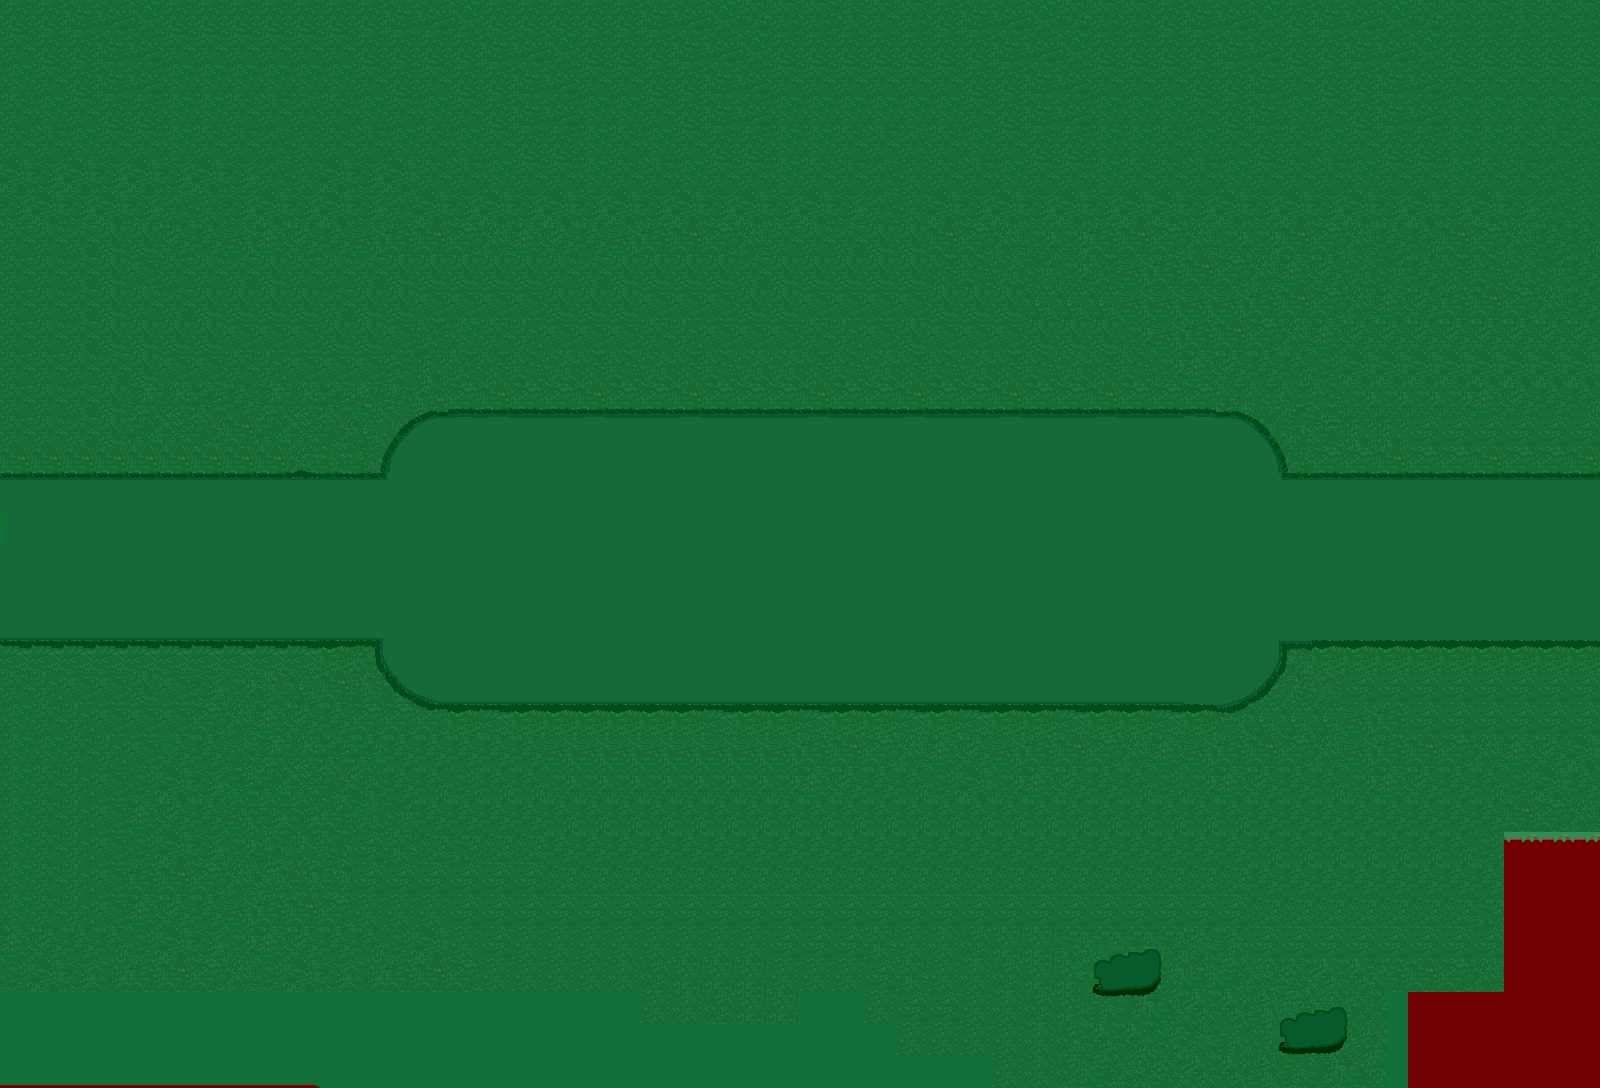

Tiled map render using the project's own tile images. Description and the map definition, with tile-layer contents summarised, below:
An orthogonal 50x34 tile map with 32x32 px tiles, 3 tile layers (Tile Layer 2, Tile Layer 1, Tile Layer 3), 10 tilesets and 31 objects (15x spobject, 2x item, level Info, trigger, character1).

<map version="1.2" tiledversion="1.2.1" orientation="orthogonal" renderorder="right-down" width="50" height="34" tilewidth="32" tileheight="32" infinite="0" nextlayerid="6" nextobjectid="48">
 <tileset firstgid="1" name="grassstage" tilewidth="32" tileheight="32" tilecount="2025" columns="45">
  <image source="grassstage.png" width="1440" height="1440" />
 </tileset>
 <tileset firstgid="2026" name="grassstage2" tilewidth="32" tileheight="32" tilecount="2500" columns="50">
  <image source="grassstage2.png" width="1600" height="1600" />
 </tileset>
 <tileset firstgid="4526" name="playerstart" tilewidth="32" tileheight="32" tilecount="1" columns="1">
  <image source="playerstart.png" width="32" height="32" />
  <tile id="0">
   <properties>
    <property name="orient" value="right" />
    <property name="playerstart" value="" />
   </properties>
  </tile>
 </tileset>
 <tileset firstgid="4527" name="grassstage3" tilewidth="32" tileheight="32" tilecount="1700" columns="50">
  <image source="grassstage3.png" width="1600" height="1088" />
 </tileset>
 <tileset firstgid="6227" source="grassstage4redux.tsx" />
 <tileset firstgid="6927" name="grassstage2a" tilewidth="32" tileheight="32" tilecount="2000" columns="50">
  <image source="grassstage2a.png" width="1600" height="1280" />
 </tileset>
 <tileset firstgid="8927" name="grassdungeon1" tilewidth="32" tileheight="32" tilecount="1700" columns="50">
  <image source="grassdungeon1.png" width="1600" height="1088" />
 </tileset>
 <tileset firstgid="10627" name="foresttreesolo" tilewidth="32" tileheight="32" tilecount="63" columns="7">
  <image source="foresttreesolo.png" width="250" height="300" />
 </tileset>
 <tileset firstgid="10690" name="grassdungeon2" tilewidth="32" tileheight="32" tilecount="1700" columns="50">
  <image source="grassdungeon2.png" width="1600" height="1088" />
 </tileset>
 <tileset firstgid="12390" name="grassdungeon5" tilewidth="32" tileheight="32" tilecount="1700" columns="50">
  <image source="grassdungeon5.png" width="1600" height="1088" />
 </tileset>
 <layer id="1" name="Tile Layer 2" width="50" height="34">
  <data>[1700 cells, 248 non-empty, 173 distinct tile ids]</data>
 </layer>
 <layer id="2" name="Tile Layer 1" width="50" height="34">
  <data>[1700 cells, 1699 non-empty, 56 distinct tile ids]</data>
 </layer>
 <layer id="3" name="Tile Layer 3" width="50" height="34">
  <data>[1700 cells, 1700 non-empty, 597 distinct tile ids]</data>
 </layer>
 <objectgroup id="4" name="Object Layer 1">
  <object id="5" x="0" y="576" width="32" height="32">
   <properties>
    <property name="orient" value="right" />
    <property name="playerstart" value="" />
    <property name="startarea" value="1" />
   </properties>
  </object>
  <object id="7" name="level Info" x="672" y="896" width="24" height="24">
   <properties>
    <property name="areaname" value="Deeper into the forest..." />
    <property name="filter" value="dim" />
    <property name="levelinfo" value="1" />
   </properties>
  </object>
  <object id="12" x="0" y="864" width="544" height="224">
   <properties>
    <property name="block" value="" />
   </properties>
  </object>
  <object id="16" x="1120" y="832" width="480" height="256">
   <properties>
    <property name="block" value="" />
   </properties>
  </object>
  <object id="17" x="-64" y="448" width="32" height="256">
   <properties>
    <property name="NewArea" value="" />
    <property name="area" value="grassdungeon2.tmx" />
    <property name="returnarea" value="2" />
   </properties>
  </object>
  <object id="18" x="1632" y="416" width="32" height="352">
   <properties>
    <property name="NewArea" value="" />
    <property name="area" value="grassdungeon4.tmx" />
    <property name="returnarea" value="0" />
   </properties>
  </object>
  <object id="21" x="1568" y="544" width="32" height="32">
   <properties>
    <property name="orient" value="left" />
    <property name="playerstart" value="" />
    <property name="startarea" value="2" />
   </properties>
  </object>
  <object id="22" x="1088" y="352" width="32" height="480">
   <properties>
    <property name="event1" value="" />
   </properties>
  </object>
  <object id="24" type="spobject" x="32" y="608" width="196" height="298">
   <properties>
    <property name="image" value="foresttreesp.png" />
    <property name="spobject" value="" />
   </properties>
  </object>
  <object id="25" type="spobject" x="608" y="736" width="196" height="298">
   <properties>
    <property name="image" value="foresttreesp.png" />
    <property name="spobject" value="" />
   </properties>
  </object>
  <object id="26" type="spobject" x="224" y="608" width="196" height="298">
   <properties>
    <property name="image" value="foresttreesp.png" />
    <property name="spobject" value="" />
   </properties>
  </object>
  <object id="27" type="spobject" x="416" y="672" width="196" height="298">
   <properties>
    <property name="image" value="foresttreesp.png" />
    <property name="spobject" value="" />
   </properties>
  </object>
  <object id="28" type="spobject" x="800" y="736" width="196" height="298">
   <properties>
    <property name="image" value="foresttreesp.png" />
    <property name="spobject" value="" />
   </properties>
  </object>
  <object id="29" type="spobject" x="992" y="704" width="196" height="298">
   <properties>
    <property name="image" value="foresttreesp.png" />
    <property name="spobject" value="" />
   </properties>
  </object>
  <object id="30" type="spobject" x="1024" y="704" width="196" height="298">
   <properties>
    <property name="image" value="foresttreesp.png" />
    <property name="spobject" value="" />
   </properties>
  </object>
  <object id="32" name="gsword" type="item" x="768" y="544" width="64" height="35">
   <properties>
    <property name="description" value="Is this Genmu's sword?\Man, he's weird..." />
    <property name="event1" value="" />
    <property name="image" value="genmusword.png" />
    <property name="item" value="" />
    <property name="itemid" value="genmusword" />
    <property name="requirement" value="firstgrassdungeon" />
   </properties>
  </object>
  <object id="33" type="spobject" x="32" y="160" width="196" height="298">
   <properties>
    <property name="image" value="foresttreesp.png" />
    <property name="spobject" value="" />
   </properties>
  </object>
  <object id="34" type="spobject" x="224" y="160" width="196" height="298">
   <properties>
    <property name="image" value="foresttreesp.png" />
    <property name="spobject" value="" />
   </properties>
  </object>
  <object id="35" type="spobject" x="416" y="128" width="196" height="298">
   <properties>
    <property name="image" value="foresttreesp.png" />
    <property name="spobject" value="" />
   </properties>
  </object>
  <object id="36" type="spobject" x="608" y="96" width="196" height="298">
   <properties>
    <property name="image" value="foresttreesp.png" />
    <property name="spobject" value="" />
   </properties>
  </object>
  <object id="37" type="spobject" x="800" y="128" width="196" height="298">
   <properties>
    <property name="image" value="foresttreesp.png" />
    <property name="spobject" value="" />
   </properties>
  </object>
  </objectgroup>
</map>
<!-- 10 of 31 objects omitted -->
